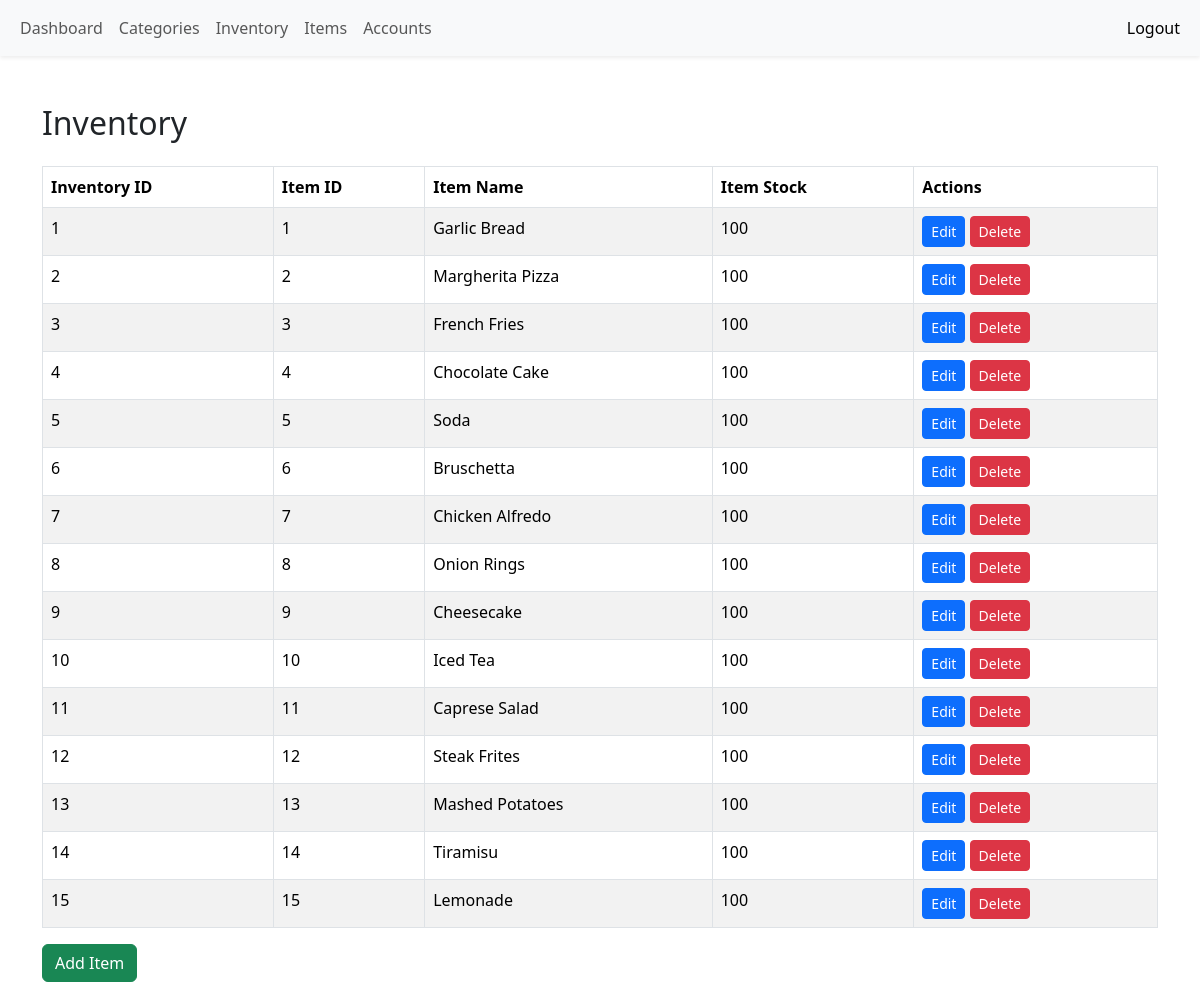
The page /inventory.php on the database its author committed.
### tables this page shows
CREATE TABLE `inventory` (
  `inventory_id` int(3) NOT NULL,
  `item_id` int(3) NOT NULL,
  `item_stock` int(9) NOT NULL
);

CREATE TABLE `items` (
  `item_id` int(3) NOT NULL,
  `item_name` varchar(30) NOT NULL,
  `category_id` int(3) NOT NULL,
  `item_description` varchar(255) NOT NULL,
  `item_price` int(15) NOT NULL,
  `item_image` mediumblob NOT NULL
);

### public/inventory.php (the view, shortened to what this page needs)
<!DOCTYPE html>
<html lang="en">
    <head>
        <link href="https://cdn.jsdelivr.net/npm/bootstrap@5.3.2/dist/css/bootstrap.min.css" rel="stylesheet"/>
    </head>
    <body>
        <nav class="navbar navbar-expand-lg bg-body-tertiary shadow-sm">
            <div class="container-fluid">
                <div class="collapse navbar-collapse" id="navbarSupportedContent">
                    <ul class="navbar-nav me-auto mb-2 mb-lg-0">
                        <li class="nav-item">
                            <a class="nav-link" href="staff_index.php">Dashboard</a>
                        </li>
                        <li class="nav-item">
                            <a class="nav-link" href="categories.php">Categories</a>
                        </li>
                        <li class="nav-item">
                            <a class="nav-link" href="inventory.php">Inventory</a>
                        </li>
                        <li class="nav-item">
                            <a class="nav-link" href="items.php">Items</a>
                        </li>
                        <li class="nav-item">
                            <a class="nav-link" href="accounts.php">Accounts</a>
                        </li>
                    </ul>
                    <div class="navbar-text me-2">
                        <a class="nav-link" href="login.php">Logout</a>
                    </div>
                </div>
            </div>
        </nav>
        <div class="container mt-5">
            <h2 class="pb-3">Inventory</h2>
            <table class="table table-bordered table-striped">
                <thead>
                    <tr>
                        <th>Inventory ID</th>
                        <th>Item ID</th>
                        <th>Item Name</th>
                        <th>Item Stock</th>
                        <th>Actions</th>
                    </tr>
                </thead>
                <tbody>
                <?php
                include 'db_connection.php';
                $sql = "SELECT inventory.inventory_id, inventory.item_id, items.item_name, inventory.item_stock
                        FROM inventory
                        INNER JOIN items ON inventory.item_id = items.item_id";
                $result = $conn->query($sql);
                if ($result->num_rows > 0) {
                    while ($row = $result->fetch_assoc()) {
                        echo "<tr>";
                        echo "<td>" . $row["inventory_id"] . "</td>";
                        echo "<td>" . $row["item_id"] . "</td>";
                        echo "<td>" . $row["item_name"] . "</td>";
                        echo "<td>" . $row["item_stock"] . "</td>";
                        echo "<td>
                            <a href='edit_inventory.php?id=" . $row["inventory_id"] . "' class='btn btn-primary btn-sm'>Edit</a>
                            <a href='delete_inventory.php?id=" . $row["inventory_id"] . "' class='btn btn-danger btn-sm'>Delete</a>
                            </td>";
                        echo "</tr>";
                    }
                } else {
                    echo "<tr><td colspan='4'>No inventory items found</td></tr>";
                }
                ?>
                </tbody>
            </table>
            <div class="mb-3">
                <a href="add_inventory.php" class="btn btn-success">Add Item</a>
            </div>
        </div>
    </body>
</html>

### rows shown on the page
inventory: inventory_id "1", item "1", item.item_name "Garlic Bread", item_stock "100"
inventory: inventory_id "2", item "2", item.item_name "Margherita Pizza", item_stock "100"
inventory: inventory_id "3", item "3", item.item_name "French Fries", item_stock "100"
inventory: inventory_id "4", item "4", item.item_name "Chocolate Cake", item_stock "100"
inventory: inventory_id "5", item "5", item.item_name "Soda", item_stock "100"
inventory: inventory_id "6", item "6", item.item_name "Bruschetta", item_stock "100"
inventory: inventory_id "7", item "7", item.item_name "Chicken Alfredo", item_stock "100"
inventory: inventory_id "8", item "8", item.item_name "Onion Rings", item_stock "100"
inventory: inventory_id "9", item "9", item.item_name "Cheesecake", item_stock "100"
inventory: inventory_id "10", item "10", item.item_name "Iced Tea", item_stock "100"
inventory: inventory_id "11", item "11", item.item_name "Caprese Salad", item_stock "100"
inventory: inventory_id "12", item "12", item.item_name "Steak Frites", item_stock "100"
inventory: inventory_id "13", item "13", item.item_name "Mashed Potatoes", item_stock "100"
inventory: inventory_id "14", item "14", item.item_name "Tiramisu", item_stock "100"
inventory: inventory_id "15", item "15", item.item_name "Lemonade", item_stock "100"
